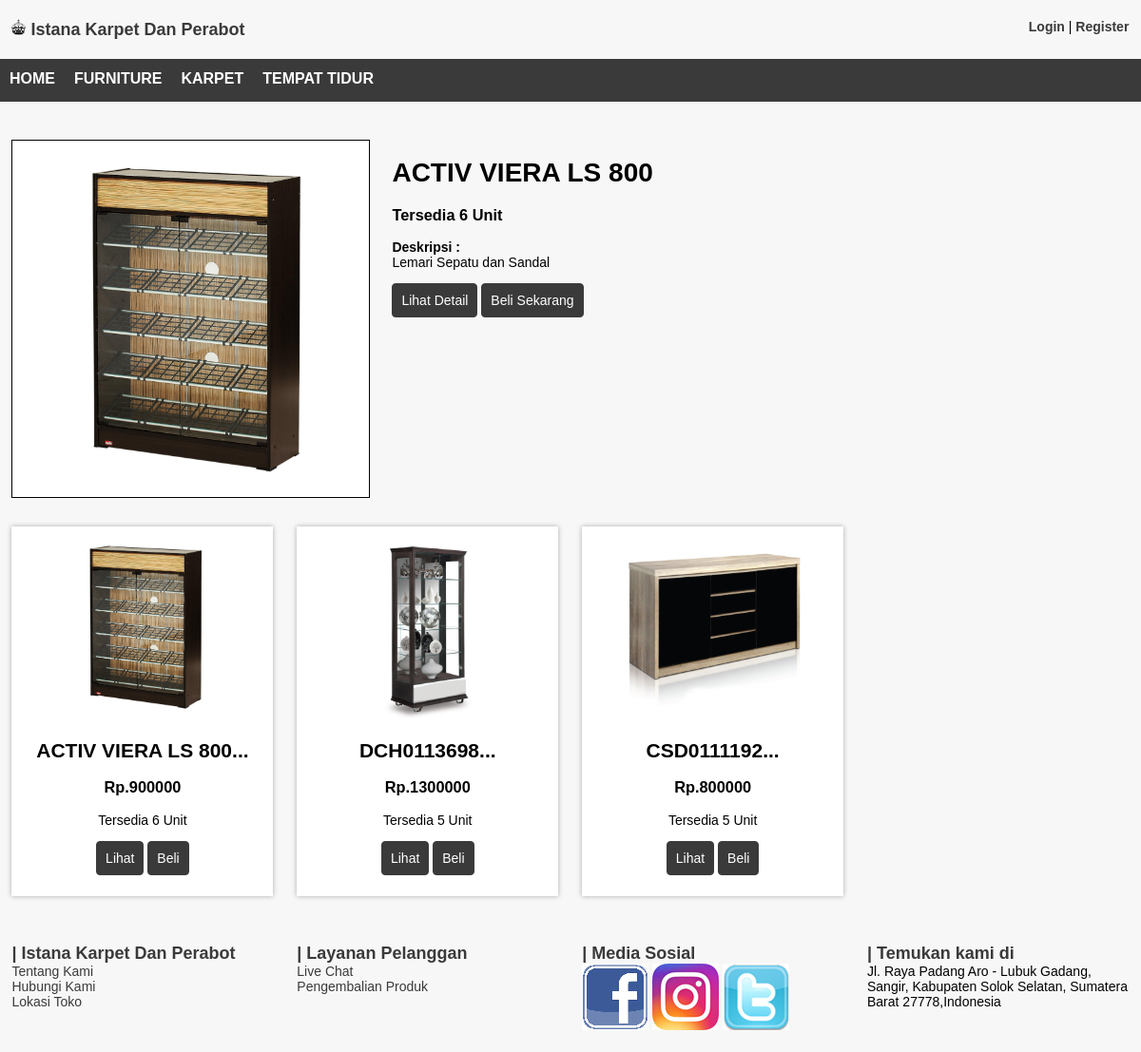
Page /?idk=1 on the committed database.
### tables this page shows
CREATE TABLE IF NOT EXISTS `kategori` (
  `idkat` int(11) NOT NULL AUTO_INCREMENT,
  `idadmin` int(11) NOT NULL,
  `namakat` varchar(40) NOT NULL,
  PRIMARY KEY (`idkat`)
);

CREATE TABLE IF NOT EXISTS `produk` (
  `idproduk` int(11) NOT NULL AUTO_INCREMENT,
  `idkat` int(11) NOT NULL,
  `idbrand` int(11) NOT NULL,
  `namaproduk` varchar(100) NOT NULL,
  `hargaproduk` double NOT NULL,
  `stok` int(11) NOT NULL,
  `spesifikasi` text NOT NULL,
  `detailproduk` text NOT NULL,
  `foto1` text NOT NULL,
  `foto2` text NOT NULL,
  `tglpost` datetime NOT NULL DEFAULT '0000-00-00 00:00:00',
  PRIMARY KEY (`idproduk`)
);

### index.php (the view, shortened to what this page needs)
<?php
  $sqla = mysql_query("select * from anggota where username='$_SESSION[userag]'");
  $ra = mysql_fetch_array($sqla);
?>
<!DOCTYPE html PUBLIC "-//W3C//DTD XHTML 1.0 Transitional//EN" "http://www.w3.org/TR/xhtml1/DTD/xhtml1-transitional.dtd">
<html xmlns="http://www.w3.org/1999/xhtml">
<head>
<link rel="stylesheet" type="text/css" href="style.css" />
</head>
<body>
<div id="main_container">
<div class="container1">
  <div class="grid">
    <div class="dh4"><b><span style="color:#3A3A3A; font-size:18px;"><b><img src="icon/crown.png" alt="" width="15" height="17" longdesc="icon/crown.png" /></b> Istana Karpet Dan Perabot</span></b></div>
	<div class="dh8" align="right">
	<?php include "menumember.php";?>
	</div>
  </div>
</div>
<div class="container2">
  <ul id="menu">
  <?php
    $sqlk = mysql_query("select * from kategori order by namakat asc");
	echo "<li><a href='?idk=0'>HOME</a></li>";
	while($rk = mysql_fetch_array($sqlk)){
	  echo "<li><a href='?idk=$rk[idkat]'>$rk[namakat]</a></li>";
	}
  ?>
  </ul>
</div>
<div class="container4">
  <div class="grid">
  <?php
  if($_GET["p"] == "produkdetail"){
    include "produkdetail.php";
  }else if($_GET["p"] == "register"){
    include "register.php";
  }else if($_GET["p"] == "login"){
    include "login.php";
  }else if($_GET["p"] == "logout"){
    include "logout.php";
  }else if($_GET["p"] == "keranjang"){
    include "keranjang.php";
  }else if($_GET["p"] == "keranjangedit"){
    include "keranjangedit.php";
  }else if($_GET["p"] == "keranjangdel"){
    include "keranjangdel.php";
  }else if($_GET["p"] == "keranjangbelanja"){
    include "keranjangbelanja.php";
  }else if($_GET["p"] == "selesaibelanja"){
    include "selesaibelanja.php";
  }else if($_GET["p"] == "selesaibelanjaaksi"){
    include "selesaibelanjaaksi.php";
  }else if($_GET["p"] == "konfirmasi"){
    include "konfirmasi.php";
  }else if($_GET["p"] == "order"){
    include "order.php";
  }else if($_GET["p"] == "chat"){
    include "chat.php";
  }else if($_GET["p"] == "orderdetail"){
    include "orderdetail.php";
  }else if($_GET["p"] == "peraturan"){
    include "peraturan.php";
  }else if($_GET["p"] == "chatbatua"){
    include "chatbatua.php";
  }else if($_GET["p"] == "pengembalian"){
    include "pengembalian.php";
  }else if($_GET["p"] == "komentar"){
    include "komentar.php";
  }else if($_GET["p"] == "postkomentar"){
    include "postkomentar.php";
  }else if($_GET["p"] == "newkomentar"){
    include "newkomentar.php";
	}else if($_GET["p"] == "komentar"){
    include "komentar.php";
  }else{
    include "produkterbaru.php";
    include "produk.php";
  }
  ?>
  </div>
</div>
<div class="container5">
  <?php include "footer.php"; ?>
</div>
</body>
</html>

### menumember.php
<?php
if(!empty($_SESSION["userag"]) and !empty($_SESSION["passag"])){
  echo "Selamat Datang, <b>$ra[namalengkap]</b> | ";
  echo "<a href='?p=keranjangbelanja&ida=$ra[idanggota]'><b>Keranjang Saya</b></a> | ";
  echo "<a href='?p=order&ida=$ra[idanggota]'><b>Pesanan Saya</b></a> | ";
  echo "<a href='?p=konfirmasi&ida=$ra[idanggota]'><b>Konfirmasi Pembayaran</b></a> | ";
  echo "<a href='?p=chatbatua'><b>Live Chat</b></a> | ";
  echo "<a href='?p=logout'><b>Logout</b></a>";
}else{
  echo "<a href='?p=login'><b>Login</b></a> | ";
  echo "<a href='?p=register'><b>Register</b></a>";
}
?>

### produkterbaru.php
 <div class="grid" style="background-color:#F7F7F7">
 <?php
   if($_GET["idk"] == 0){
  $q = "";
}else{
  $q = " where idkat='$_GET[idk]'";
}
$sqlp = mysql_query("select * from produk $q order by tglpost desc limit 1");
while($rp = mysql_fetch_array($sqlp)){
  echo "<div class='dh4'>";
  echo "<img src='fotoproduk/$rp[foto1]' width='100%' border='1'>";
  echo "</div>";
  echo "<div class='dh8'>";
  echo "<h1>$rp[namaproduk]</h1>";
  echo "<h3>Tersedia $rp[stok] Unit</h3>";
  echo "<b>Deskripsi : </b><br>";
  echo "$rp[spesifikasi]<p>";
  echo "<a href='?idk=$_GET[idk]&p=produkdetail&idp=$rp[idproduk]'><button type='button' class='btn btn-more'>Lihat Detail</button></a>";
  echo " <a href='?p=keranjang&idp=$rp[idproduk]&ida=$ra[idanggota]'><button type='button' class='btn btn-more'>Beli Sekarang</button></a>";
  echo "</div>";
}
 ?>
 </div>

### produk.php
<?php
  if($_GET["idk"] == 0){
	$q = "";
  }else{
	$q = " where idkat='$_GET[idk]'";
  }
  $sqlpr = mysql_query("select * from produk $q order by tglpost desc");
  while($rpr = mysql_fetch_array($sqlpr)){
    $nm = substr($rpr["namaproduk"],0,30);
	echo "<div class='dh3' align='center'>";
	echo "<div id='prd'>";
	echo "<fieldset>";
	echo "<img src='fotoproduk/$rpr[foto1]' width='80%'>";
	echo "<h2>$nm...</h2>";
	echo "<h3>Rp.$rpr[hargaproduk]</h3>";
	echo "Tersedia $rpr[stok] Unit<p>";
	echo "<a href='?idk=$_GET[idk]&p=produkdetail&idp=$rpr[idproduk]'><button type='button' class='btn btn-more'>Lihat</button></a>";
	echo " <a href='?p=keranjang&idp=$rpr[idproduk]&ida=$ra[idanggota]'><button type='button' class='btn btn-more'>Beli</button></a>";
	echo "</fieldset>";
	echo "</div>";
	echo "</div>";
  }
?>

### footer.php
 <div class="grid">
   <div class="dh3">
	<b><span style="color:#3A3A3A; font-size:18px;"> | Istana Karpet Dan Perabot</span></b><br>
  <a href='?p=peraturan'>Tentang Kami</a><br>
  <a href='?p=peraturan'>Hubungi Kami</a><br>
  <a href="https://www.google.com/maps/place/ISTANA+KARPET+%26+PRABOT/@-1.5511194,101.2462885,17z/data=!3m1!4b1!4m5!3m4!1s0x2e2cf3f4f5f8044f:0x45928e1d4e54026c!8m2!3d-1.5511248!4d101.2484772?hl=id-ID">Lokasi Toko</a><br>
</div>
<div class="dh3">
  <b><span style="color:#3A3A3A; font-size:18px;"> | Layanan Pelanggan</span></b><br>
  <a href="?p=chatbatua">Live Chat</a><br>
  <a href='?p=pengembalian'>Pengembalian Produk</a><br>
</div>
<div class="dh3">
	<b><span style="color:#3A3A3A; font-size:18px;"> | Media Sosial</span></b><br>
	<a href="https://www.facebook.com/egova.r.gustino"><img src="icon/in1.jpg"></a>
	<a href="https://www.instagram.com/egova_flavia"><img src="icon/in2.jpg"></a>
	<a href="https://twitter.com/egova_flavia"><img src="icon/in3.jpg"></a>
</div>
<div class="dh3">
	<b><span style="color:#3A3A3A; font-size:18px;"> | Temukan kami di</span></b><br>
	Jl. Raya Padang Aro - Lubuk Gadang, Sangir, Kabupaten Solok Selatan, Sumatera Barat 27778,Indonesia<br>
</div>
 </div>

### style.css (style rules this page uses)
body { font-family:"Arial"; font-size:14px; padding-left:0px; padding-right:0px; background: #E5E6DD; width:100%; padding-top:0px; margin:0px; }
.container1 { background-color:#F7F7F7; }
.container2 { background-color:#3A3A3A; }
.container4 { background-color:#F7F7F7; }
.container5 { background-color:#F7F7F7; }
.grid { width:100%; padding-top:20px; padding-bottom:20px; overflow:hidden; }
.dh3 { width:22.91%; }
.dh4 { width:31.25%; }
.dh8 { width:64.58%; }
.dh1, .dh2, .dh3, .dh4, .dh5, .dh6, .dh7, .dh8, .dh9, .dh10, .dh11, .dh12 { float:left; display:inline; margin:0 1.04%; }
fieldset { margin:1px; border:none; }
#prd { max-width:100%; margin:10px auto; position:relative; display:block; background-color:#FFFFFF; box-shadow: 0 0 5px #aaa; }
ul#menu { margin:0px; padding:0px; font-family:Arial; list-style-type:none; width:auto; height:45px; display:block; position:relative; font-size:16px; background-color:#3A3A3A; font-weight: bold; }
ul#menu li { display:block; float:left; margin:0px; padding:0px; }
ul#menu li a { float:left; color:#FFFFFF; text-decoration:none; padding:12px 10px 3px 10px; height:30px; background-color:#3A3A3A; width:auto; }
a { color:#3A3A3A; text-decoration:none; }
.btn { font-family:Arial; font-size:14px; padding:9px 9px; text-align:center; cursor:pointer; border:1px solid transparent; border-radius:4px; width:auto; }
.btn-more { color:#FFFFFF; background-color:#3A3A3A; border-color:#3A3A3A; }

### rows in the picture
kategori: namakat "FURNITURE"
kategori: namakat "KARPET"
kategori: namakat "TEMPAT TIDUR"
produk: foto1 (picture), namaproduk "ACTIV VIERA LS 800", stok "6", spesifikasi "Lemari Sepatu dan Sandal", hargaproduk "900000"
produk: foto1 (picture), namaproduk "DCH0113698", hargaproduk "1300000", stok "5"
produk: foto1 (picture), namaproduk "CSD0111192", hargaproduk "800000", stok "5"
